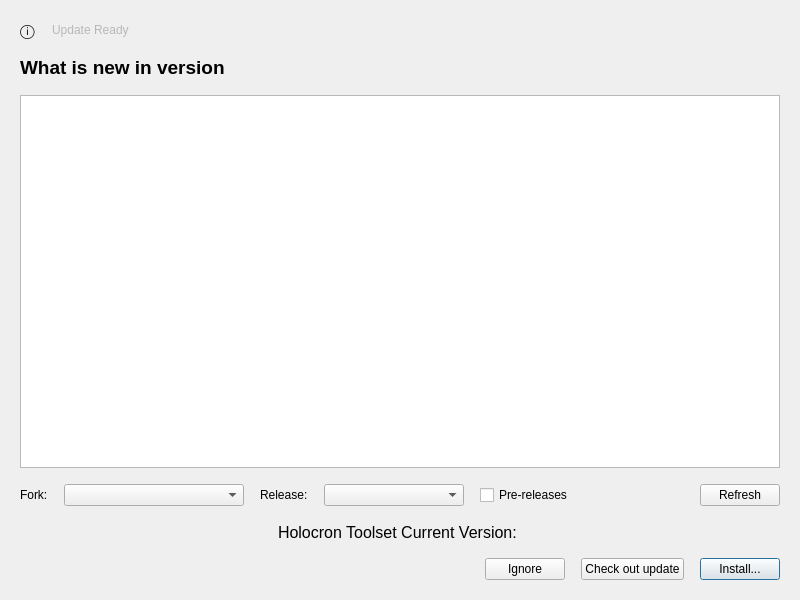
<?xml version="1.0" encoding="UTF-8"?>
<ui version="4.0">
 <class>Dialog</class>
 <widget class="QDialog" name="Dialog">
  <property name="geometry">
   <rect>
    <x>0</x>
    <y>0</y>
    <width>800</width>
    <height>600</height>
   </rect>
  </property>
  <property name="windowTitle">
   <string>Update Application</string>
  </property>
  <layout class="QVBoxLayout" name="mainLayout">
   <property name="spacing">
    <number>16</number>
   </property>
   <property name="leftMargin">
    <number>20</number>
   </property>
   <property name="topMargin">
    <number>20</number>
   </property>
   <property name="rightMargin">
    <number>20</number>
   </property>
   <property name="bottomMargin">
    <number>20</number>
   </property>
   <item>
    <layout class="QHBoxLayout" name="headerLayout">
     <item>
      <widget class="QLabel" name="headerIconLabel">
       <property name="text">
        <string>ⓘ</string>
       </property>
       <property name="styleSheet">
        <string notr="true">font-size: 14px;</string>
       </property>
      </widget>
     </item>
     <item>
      <widget class="QLabel" name="updateReadyLabel">
       <property name="text">
        <string>Update Ready</string>
       </property>
       <property name="styleSheet">
        <string notr="true">font-size: 12px; color: palette(mid);</string>
       </property>
      </widget>
     </item>
     <item>
      <spacer name="headerSpacer">
       <property name="orientation">
        <enum>Qt::Horizontal</enum>
       </property>
       <property name="sizeHint" stdset="0">
        <size>
         <width>40</width>
         <height>20</height>
        </size>
       </property>
      </spacer>
     </item>
    </layout>
   </item>
   <item>
    <widget class="QLabel" name="titleLabel">
     <property name="text">
      <string>What is new in version </string>
     </property>
     <property name="font">
      <font>
       <pointsize>14</pointsize>
       <weight>75</weight>
       <bold>true</bold>
      </font>
     </property>
    </widget>
   </item>
   <item>
    <widget class="QTextBrowser" name="changeLogEdit">
     <property name="sizePolicy">
      <sizepolicy hsizetype="Expanding" vsizetype="Expanding">
       <horstretch>0</horstretch>
       <verstretch>1</verstretch>
      </sizepolicy>
     </property>
     <property name="minimumSize">
      <size>
       <width>0</width>
       <height>280</height>
      </size>
     </property>
     <property name="readOnly">
      <bool>true</bool>
     </property>
     <property name="undoRedoEnabled">
      <bool>false</bool>
     </property>
     <property name="openExternalLinks">
      <bool>true</bool>
     </property>
     <property name="lineWrapMode">
      <enum>QTextEdit::WidgetWidth</enum>
     </property>
     <property name="horizontalScrollBarPolicy">
      <enum>Qt::ScrollBarAlwaysOff</enum>
     </property>
     <property name="verticalScrollBarPolicy">
      <enum>Qt::ScrollBarAsNeeded</enum>
     </property>
     <property name="font">
      <font>
       <family>Arial</family>
       <pointsize>10</pointsize>
      </font>
     </property>
    </widget>
   </item>
   <item>
    <layout class="QHBoxLayout" name="advancedControlsLayout">
     <item>
      <widget class="QLabel" name="forkLabel">
       <property name="text">
        <string>Fork:</string>
       </property>
      </widget>
     </item>
     <item>
      <widget class="QComboBox" name="forkComboBox">
       <property name="minimumSize">
        <size>
         <width>180</width>
         <height>0</height>
        </size>
       </property>
       <property name="maximumSize">
        <size>
         <width>220</width>
         <height>16777215</height>
        </size>
       </property>
      </widget>
     </item>
     <item>
      <widget class="QLabel" name="releaseLabel">
       <property name="text">
        <string>Release:</string>
       </property>
      </widget>
     </item>
     <item>
      <widget class="QComboBox" name="releaseComboBox">
       <property name="minimumSize">
        <size>
         <width>140</width>
         <height>0</height>
        </size>
       </property>
       <property name="maximumSize">
        <size>
         <width>220</width>
         <height>16777215</height>
        </size>
       </property>
      </widget>
     </item>
     <item>
      <widget class="QCheckBox" name="preReleaseCheckbox">
       <property name="text">
        <string>Pre-releases</string>
       </property>
      </widget>
     </item>
     <item>
      <spacer name="advancedSpacer">
       <property name="orientation">
        <enum>Qt::Horizontal</enum>
       </property>
       <property name="sizeHint" stdset="0">
        <size>
         <width>40</width>
         <height>20</height>
        </size>
       </property>
      </spacer>
     </item>
     <item>
      <widget class="QPushButton" name="refreshButton">
       <property name="text">
        <string>Refresh</string>
       </property>
      </widget>
     </item>
    </layout>
   </item>
   <item>
    <layout class="QHBoxLayout" name="currentVersionLayout">
     <item>
      <spacer name="horizontalSpacer">
       <property name="orientation">
        <enum>Qt::Horizontal</enum>
       </property>
       <property name="sizeHint" stdset="0">
        <size>
         <width>40</width>
         <height>20</height>
        </size>
       </property>
      </spacer>
     </item>
     <item>
      <widget class="QLabel" name="currentVersionLabel">
       <property name="text">
        <string>Holocron Toolset Current Version: </string>
       </property>
       <property name="font">
        <font>
         <family>Arial</family>
         <pointsize>12</pointsize>
        </font>
       </property>
      </widget>
     </item>
     <item>
      <spacer name="horizontalSpacer2">
       <property name="orientation">
        <enum>Qt::Horizontal</enum>
       </property>
       <property name="sizeHint" stdset="0">
        <size>
         <width>40</width>
         <height>20</height>
        </size>
       </property>
      </spacer>
     </item>
    </layout>
   </item>
   <item>
    <layout class="QHBoxLayout" name="footerLayout">
     <item>
      <spacer name="footerSpacer">
       <property name="orientation">
        <enum>Qt::Horizontal</enum>
       </property>
       <property name="sizeHint" stdset="0">
        <size>
         <width>40</width>
         <height>20</height>
        </size>
       </property>
      </spacer>
     </item>
     <item>
      <widget class="QPushButton" name="ignoreButton">
       <property name="text">
        <string>Ignore</string>
       </property>
      </widget>
     </item>
     <item>
      <widget class="QPushButton" name="checkoutButton">
       <property name="text">
        <string>Check out update</string>
       </property>
      </widget>
     </item>
     <item>
      <widget class="QPushButton" name="installSelectedButton">
       <property name="text">
        <string>Install...</string>
       </property>
       <property name="default">
        <bool>true</bool>
       </property>
       <property name="autoDefault">
        <bool>true</bool>
       </property>
      </widget>
     </item>
    </layout>
   </item>
  </layout>
 </widget>
 <resources />
 <connections />
</ui>
